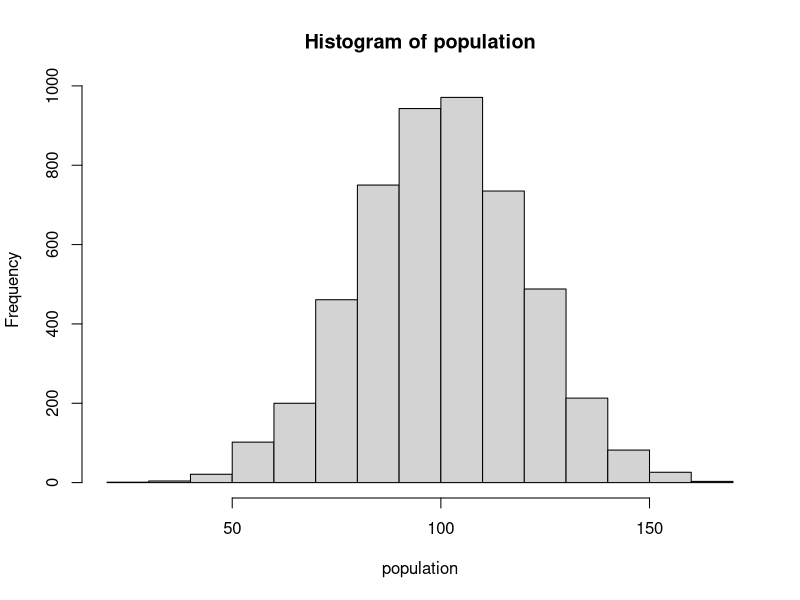

Recreate this plot in R.
## ---- chunk 1
N  <- 5000 # Default size of the population
MU <- 100 # Default mean of the population

population <- rnorm(N, mean = MU, sd = MU / 5)
hist(population) #check whether it's normally distributed
## ---- chunk 2
gini <- function(y) {
  #Compute the Gini coefficient (a measure of equality/inequality) in a population, y
  y <- sort(y)
  n <- length(y)
  numer <- 2 * sum((1:n) * y[1:n]) #for i in range starts with 0 in python, indexing also with 0
  denom <- n * sum(y)
   return((numer / denom) - (n + 1) / n) #brackets are needed for return fun in R
}
gini(population)
## ---- chunk 3
random_split <- function(A, B) {
  #Take all the money in the pot and divide it randomly between the two actors
  pot <- A + B
  share <- runif(1,0,pot)
  return(c(share, pot-share))
}
random_split(100,100)
## ---- chunk 4
anyone <- function(N) {
 return(sample(N,2))
}

anyone(N)


## ---- chunk 5
step <- function(population, transaction_fun=random_split, interaction_fun=anyone) {
  #Modify the population by doing one transaction.
  j <- interaction_fun(length(population))
  newmoney <- transaction_fun(population[j[1]], population[j[2]]) 
  population[j[1]] <- newmoney[1]
  population[j[2]] <- newmoney[2]
 return(population)
}


## ---- chunk 6

simulate <- function(population, T, step_fun=step, transaction_fun=random_split, interaction_fun=anyone) {
    #Run simulation on population for T transactions; save every step in list
  pop_copy <- population #I can directly copy, doesn't change og pop list
  
  #instead of yield, make a list
  list_steps <- list()

  list_steps[[1]] <- pop_copy
  
  for (t in 1:T) {
    pop_copy <- step_fun(population, transaction_fun, interaction_fun)
    list_steps[[t + 1]] <- pop_copy
  }
  return(list_steps)
}


simulate(population = c(100,100,100,100), T=10)

## ---- chunk 7
show <- function(population, k=40, percentiles=c(1, 10, 50, 90, 99)) {
    #Run a simulation for k*N steps, printing statistics and displaying a plot and histogram
  N <- length(population)

  # Run simulation
y <- simulate(population, T=N*k)#every person does k transactions
  
  results <- data.frame()
  for (t in 1:N*k) {
    if ((t %% (N*k %/% 10)) == 0) {#only save ten steps
      results[[length(results) + 1]] <- sort(y[[t]])
      t
    }
  }

} 
  
#     # Printout:
#   cat('   t    Gini stdev', sprintf(' %3d%%', percentiles), '\n')
#   cat('------- ---- -----', paste(rep(' ----', length(percentiles)), collapse = ''), '\n')
#   fmt <- '%7d %.2f %5.1f'
#   t <- 1
#   for (result in results) {
#     
#     pop <- result$pop
#     if (t %% (k * N / 10) == 0) {
#       data <- sapply(percentiles, function(pct) percent(pct, pop))
#       cat(sprintf(fmt, t, gini(pop), sd(pop), data), '\n')
#     }
#   }
#    
#   
# }

# show(population)
# 
# 
# 
#     library(ggplot2)
# 
# show <- function(population, k = 40, percentiles = c(1, 10, 50, 90, 99), ...) {
#   N <- length(population)
#   start <- as.list(population)
#   
#   
#   results <- lapply(seq(0, k * N - 1, by = N / 10), function(t) {
#     pop <- simulate(population, T = k * N, ...)
#     return(list(t = t, pop = sort(pop)))
#   })
#   
# 
#   
#   # Plotting
#   times <- sapply(results, function(res) res$t)
#   line_data <- lapply(percentiles, function(pct) sapply(results, function(res) percent(pct, res$pop)))
#   
#   plot(NULL, xlim = range(c(start, population)), ylim = range(times), xlab = 'wealth', ylab = 'time', main = paste(percentiles, collapse = '/'), type = 'n')
#   grid()
#   for (i in seq_along(percentiles)) {
#     lines(line_data[[i]], times, col = i)
#   }
#   legend("topright", legend = percentiles, col = seq_along(percentiles), lty = 1)
#   
#   # Histograms
#   R <- range(c(population, start))
#   par(mfrow = c(1, 2))
#   hist(start, main = 'start', xlim = R)
#   hist(population, main = 'end', xlim = R)
#   
#   # Ordered Curves
#   order <- seq_along(population)
#   plot(sort(start), order, type = 'l', col = 'blue', xlab = 'wealth', ylab = 'order', main = 'Ordered Curves')
#   lines(sort(population), order, col = 'red')
#   grid()
#   legend("topright", legend = c('start', 'end'), col = c('blue', 'red'), lty = 1)
# }
# 
# percent <- function(pct, items) {
#   "The item that is pct percent through the sorted list of items."
#   return(items[min(length(items), length(items) * pct %/% 100 + 1)])
# }
# 
# 
# show(population)
